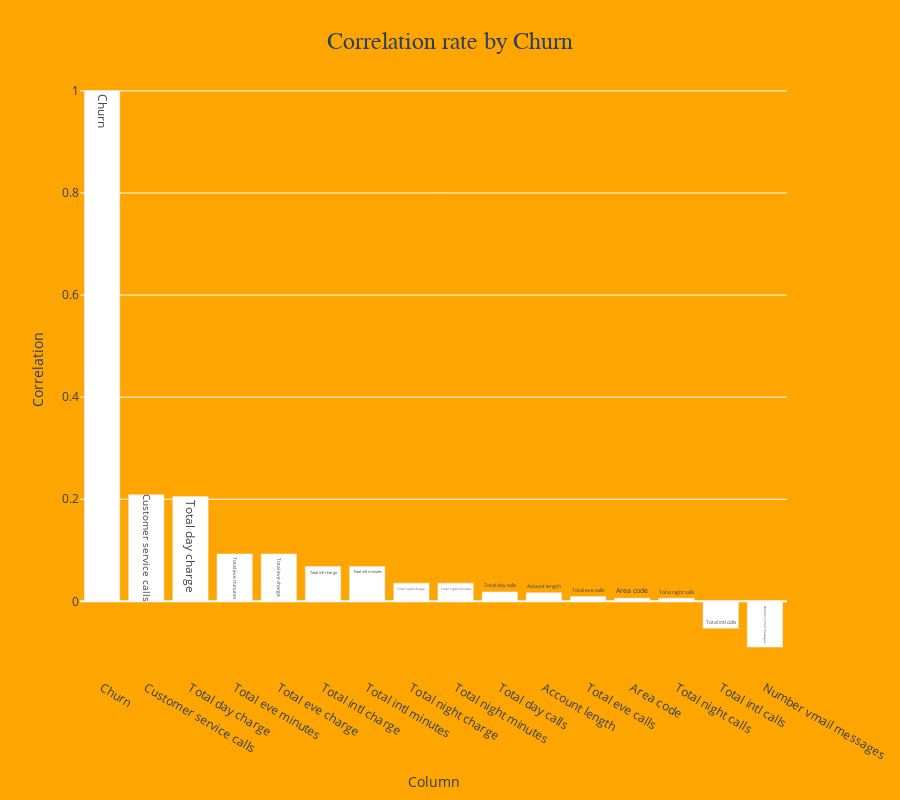

Source (notebook cell):
### Markdown cell above
- Here, we are further exploring our dataset by examining the bivariate correlation between the input variables and our target variable, 'Churn'. This helps us to better understand how each feature potentially influences the likelihood of customer churn.

### Code cell
from plotly.validators.heatmap import _hoverlabel


data_corr = [data[col].corr(data["Churn"]) if data[col].dtypes in ["int64", "float64"] else None for col in data.columns]
corr_df = pd.DataFrame({'Column': data.columns, 'Correlation': data_corr})
corr_df = corr_df.dropna().sort_values(by = "Correlation", ascending = False)
color = ["white"]
Fig_3 = px.bar(corr_df, x='Column', y='Correlation', text = "Column", color_discrete_sequence = color)
Fig_3.update_layout(height = 800, hovermode = "x unified", hoverlabel = dict(bgcolor = "white", font_size = 16, font_family = "Arial", font_color = "black"),
                    paper_bgcolor = "orange", plot_bgcolor = "orange", title = {"text" : "Correlation rate by Churn", "x" : 0.5, "y" : 0.96, "font": {"family" : "Arial", "size" : 24}})
Fig_3.show()

### Figure 1 — Plotly figure (JSON) as saved in the notebook; plotly's stock layout.template omitted (floating-point values rounded to 4 significant figures)
{"data": [{"alignmentgroup": "True", "hovertemplate": "Column=%{text}<br>Correlation=%{y}<extra></extra>", "legendgroup": "", "marker": {"color": "white", "pattern": {"shape": ""}}, "name": "", "offsetgroup": "", "orientation": "v", "showlegend": false, "text": ["Churn", "Customer service calls", "Total day charge", "Total eve minutes", "Total eve charge", "Total intl charge", "Total intl minutes", "Total night charge", "Total night minutes", "Total day calls", "Account length", "Total eve calls", "Area code", "Total night calls", "Total intl calls", "Number vmail messages"], "textposition": "auto", "type": "bar", "x": ["Churn", "Customer service calls", "Total day charge", "Total eve minutes", "Total eve charge", "Total intl charge", "Total intl minutes", "Total night charge", "Total night minutes", "Total day calls", "Account length", "Total eve calls", "Area code", "Total night calls", "Total intl calls", "Number vmail messages"], "xaxis": "x", "y": [1, 0.2087, 0.2052, 0.0928, 0.09279, 0.06826, 0.06824, 0.0355, 0.03549, 0.01846, 0.01654, 0.009233, 0.006174, 0.006141, -0.05284, -0.08973], "yaxis": "y"}], "layout": {"barmode": "relative", "height": 800, "hoverlabel": {"bgcolor": "white", "font": {"color": "black", "family": "Arial", "size": 16}}, "hovermode": "x unified", "legend": {"tracegroupgap": 0}, "margin": {"t": 60}, "paper_bgcolor": "orange", "plot_bgcolor": "orange", "title": {"font": {"family": "Arial", "size": 24}, "text": "Correlation rate by Churn", "x": 0.5, "y": 0.96}, "xaxis": {"anchor": "y", "domain": [0, 1], "title": {"text": "Column"}}, "yaxis": {"anchor": "x", "domain": [0, 1], "title": {"text": "Correlation"}}}}
